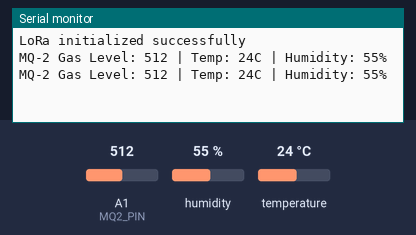
This sketch was run on a simulated Arduino Nano, built with avr-gcc and run on an emulated ATmega328P. Shown: the last lines printed to the serial monitor. The test bench sets the inputs (shaded band); at power-on: humidity 55 %, A1 (MQ2_PIN) = 512, temperature 24 °C. No radio packets arrive unless stated.

Above: at 1.9 s.
2.0 s: humidity set to 22 %
At 2.9 s:
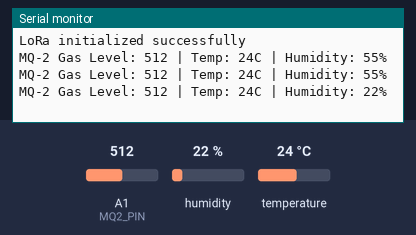
3.5 s: A1 (MQ2_PIN) set to 716
At 3.5 s:
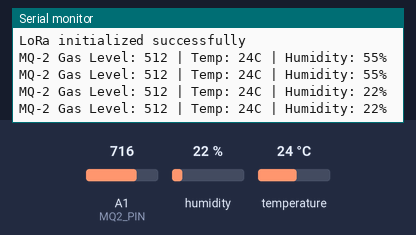
5.0 s: temperature set to 12 °C
At 6.3 s:
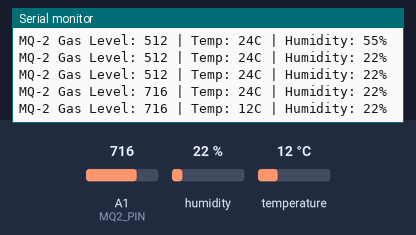
6.5 s: A1 (MQ2_PIN) set to 900
At 7.5 s:
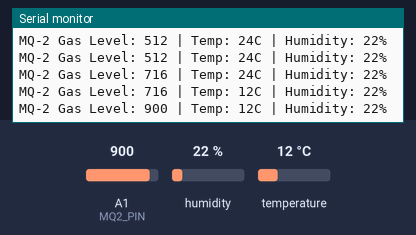
8.0 s: humidity set to 40 %
At 9.7 s:
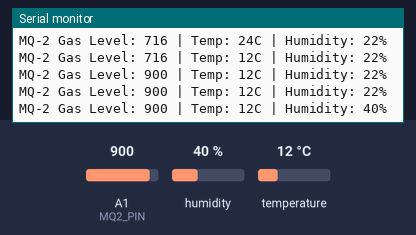
Timing chart, 0 to 10.5 s (numbered marks = the images above; inputs shaded):
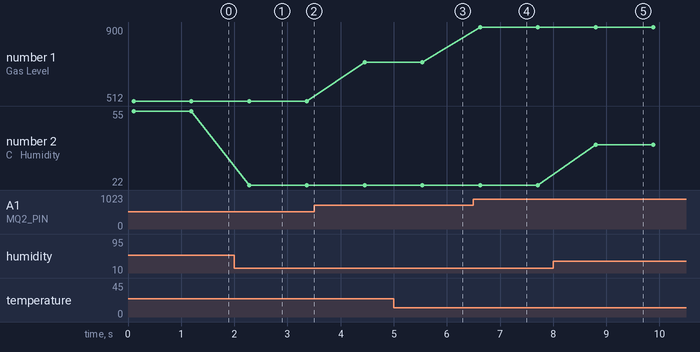

Measured:
- after the input at 2.0 s, the serial monitor: prints a new line after 0.28 s (image 1)
- after the input at 5.0 s, the serial monitor: prints a new line after 0.54 s (image 3)
- after the input at 6.5 s, the serial monitor: prints a new line after 0.13 s (image 4)
- after the input at 8.0 s, the serial monitor: prints a new line after 0.80 s (image 5)
- plotted number 1: 512 → 716 after the input at 3.5 s, 716 → 900 after the input at 6.5 s
- plotted number 2: 55 → 22 after the input at 2.0 s, 22 → 40 after the input at 8.0 s

The sketch:

lora_sender.ino
```cpp
#include <SPI.h>
#include <LoRa.h>
#include <DFRobot_DHT11.h>

// Sensor pin definitions
#define MQ2_PIN A1      // MQ2 gas sensor analog pin
#define DHT11_PIN 2     // DHT11 data pin

// LoRa pin definitions for Arduino Nano 33 IoT
#define LORA_NSS 10     // Chip select
#define LORA_RST 8      // Reset
#define LORA_DIO0 7     // DIO0

DFRobot_DHT11 DHT;

void setup() {
  // Initialize Serial for debugging
  Serial.begin(115200);
  while (!Serial); // Wait for Serial to be ready

  // Initialize LoRa
  LoRa.setPins(LORA_NSS, LORA_RST, LORA_DIO0);
  if (!LoRa.begin(433E6)) { // Set frequency to 433 MHz
    Serial.println("LoRa initialization failed!");
    while (1);
  }
  Serial.println("LoRa initialized successfully");

  // Configure LoRa parameters (optional, adjust as needed)
  LoRa.setTxPower(20); // Set to max power (20 dBm)
  LoRa.setSpreadingFactor(7); // Default SF7 for balance between range and speed
  LoRa.setSignalBandwidth(125E3); // 125 kHz bandwidth
}

void loop() {
  // Read MQ2 gas sensor
  int gasLevel = analogRead(MQ2_PIN);

  // Read DHT11 sensor
  DHT.read(DHT11_PIN);
  int temperature = DHT.temperature;
  int humidity = DHT.humidity;

  String deviceID = "Arduino1";  // change for each sender (e.g., NodeB, NodeC)
  String data = deviceID + "," + String(gasLevel) + "," + String(temperature) + "," + String(humidity);

  // Format sensor data into a string
  //String data = String(gasLevel) + "," + String(temperature) + "," + String(humidity);

  // Send data via LoRa
  LoRa.beginPacket();
  LoRa.print(data);
  LoRa.endPacket();

  // Print data to Serial for debugging
  Serial.print("MQ-2 Gas Level: ");
  Serial.print(gasLevel);
  Serial.print(" | Temp: ");
  Serial.print(temperature);
  Serial.print("C | Humidity: ");
  Serial.print(humidity);
  Serial.println("%");

  delay(1000); // Send every second
}
```
